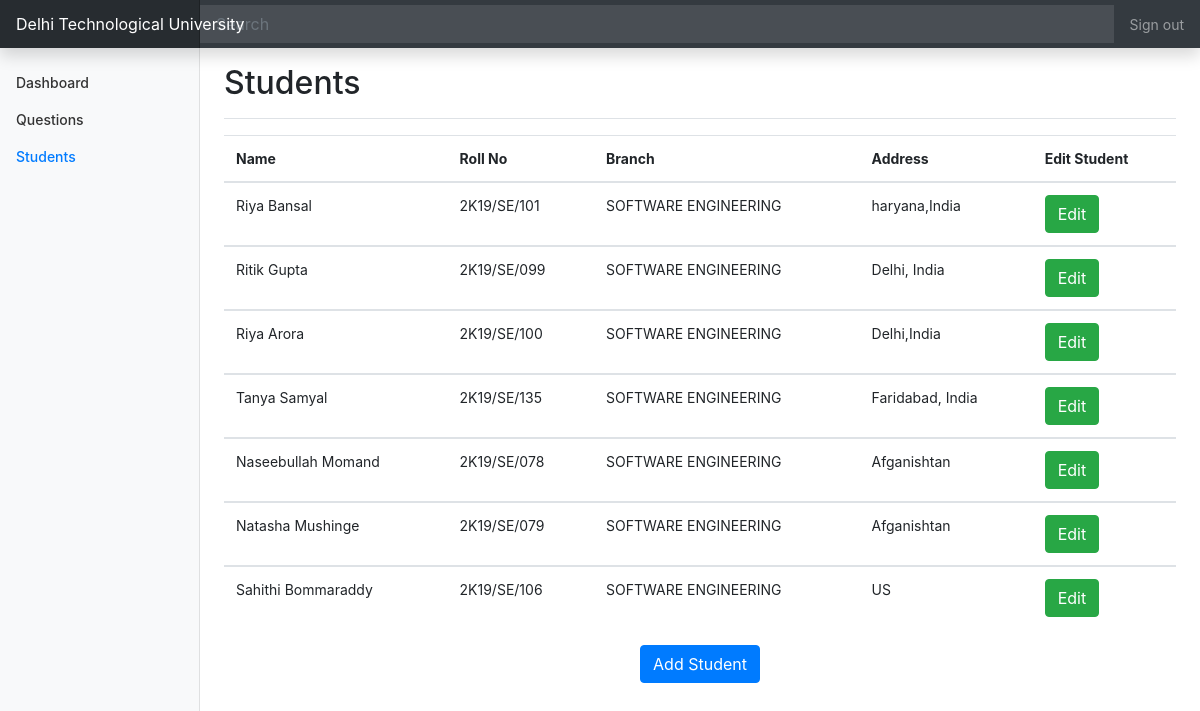
Screenshot of /admin-students.php with the database file from the repository.
### tables this page shows
CREATE TABLE `students` (
  `sid` int(11) NOT NULL,
  `roll_no` text NOT NULL,
  `email` text NOT NULL,
  `password` text NOT NULL,
  `name` text NOT NULL,
  `address` text NOT NULL,
  `att1` text NOT NULL,
  `att2` text NOT NULL,
  `att3` text NOT NULL,
  `att4` text NOT NULL,
  `att5` text NOT NULL,
  `att6` text NOT NULL,
  `branch` text NOT NULL,
  `year` text NOT NULL,
  `fee_status` text NOT NULL,
  `accountExist` int(11) NOT NULL
);

### admin-students.php (the view, shortened to what this page needs)
<?php
$link = mysqli_connect("localhost", "root", "", "admin");
?>
<!doctype html>
<html lang="en">
<head>
    <link rel="stylesheet" href="https://stackpath.bootstrapcdn.com/bootstrap/4.5.2/css/bootstrap.min.css">
    <link href="dashboard.css" rel="stylesheet">
</head>
<body>
    <nav class="navbar navbar-dark sticky-top bg-dark flex-md-nowrap p-0 shadow">
        <a class="navbar-brand col-md-3 col-lg-2 mr-0 px-3" href="#">Delhi Technological University</a>
        <input class="form-control form-control-dark w-100" type="text" placeholder="Search" aria-label="Search">
        <ul class="navbar-nav px-3">
            <li class="nav-item text-nowrap">
                <a class="nav-link" href="/virtual_college_administrator/">Sign out</a>
            </li>
        </ul>
    </nav>
    <div class="container-fluid">
        <div class="row">
            <nav id="sidebarMenu" class="col-md-3 col-lg-2 d-md-block bg-light sidebar collapse">
                <div class="sidebar-sticky pt-3">
                    <ul class="nav flex-column">
                        <li class="nav-item">
                            <a class="nav-link" href="admin-dashboard.php">
                                Dashboard <span class="sr-only">(current)</span>
                            </a>
                        </li>
                        <li class="nav-item">
                            <a class="nav-link" href="admin-questions.php">
                                Questions
                            </a>
                        </li>
                        <li class="nav-item">
                            <a class="nav-link active" href="admin-students.php">
                                Students
                            </a>
                        </li>
                    </ul>
                </div>
            </nav>
            <main role="main" class="col-md-9 ml-sm-auto col-lg-10 px-md-4">
                <div class="d-flex justify-content-between flex-wrap flex-md-nowrap align-items-center pt-3 pb-2 mb-3 border-bottom">
                    <h1 class="h2">Students</h1>
                </div>
                <table class="table">
                    <thead>
                        <tr>
                            <th scope="col">Name</th>
                            <th scope="col">Roll No</th>
                            <th scope="col">Branch</th>
                            <th scope="col">Address</th>
                            <th scope="col">Edit Student</th>
                        </tr>
                    </thead>
                    <?php
                    $query = "SELECT * FROM `students`";
                    $result = mysqli_query($link, $query);
                    while ($row = mysqli_fetch_array($result)) {
                    ?>
                        <tbody>
                            <tr>
                                <td><?php echo $row['name'] ?></td>
                                <td><?php echo $row['roll_no'] ?></td>
                                <td><?php echo $row['branch'] ?></td>
                                <td><?php echo $row['address'] ?></td>
                                <td><?php echo '<a class="btn btn-success" href="/virtual_college_administrator/edit.php?sid=' . $row["sid"] . '">Edit</button>' ?></td>
                            </tr>
                        </tbody>
                    <?php
                    }
                    ?>
                </table>
                <div class="container" style="text-align: center;">
                    <a class="btn btn-primary" href="/virtual_college_administrator/add-student.php">Add Student</a>
                </div>
            </main>
        </div>
    </div>
</body>
</html>

### dashboard.css (style rules this page uses)
body { font-size: 0.875rem; }
.sidebar { position: fixed; top: 0; bottom: 0; left: 0; z-index: 100; padding: 48px 0 0; box-shadow: inset -1px 0 0 rgba(0, 0, 0, 0.1); }
.sidebar-sticky { position: relative; top: 0; height: calc(100vh - 48px); padding-top: 0.5rem; overflow-x: hidden; overflow-y: auto; }
.sidebar .nav-link { font-weight: 500; color: #333; }
.sidebar .nav-link.active { color: #007bff; }
.navbar-brand { padding-top: 0.75rem; padding-bottom: 0.75rem; font-size: 1rem; background-color: rgba(0, 0, 0, 0.25); box-shadow: inset -1px 0 0 rgba(0, 0, 0, 0.25); }
.navbar .form-control { padding: 0.75rem 1rem; border-width: 0; border-radius: 0; }
.form-control-dark { color: #fff; background-color: rgba(255, 255, 255, 0.1); border-color: rgba(255, 255, 255, 0.1); }

### rows the page displays
students: name "Riya Bansal", roll_no "2K19/SE/101", branch "SOFTWARE ENGINEERING", address "haryana,India"
students: name "Ritik Gupta", roll_no "2K19/SE/099", branch "SOFTWARE ENGINEERING", address "Delhi, India"
students: name "Riya Arora", roll_no "2K19/SE/100", branch "SOFTWARE ENGINEERING", address "Delhi,India"
students: name "Tanya Samyal", roll_no "2K19/SE/135", branch "SOFTWARE ENGINEERING", address "Faridabad, India"
students: name "Naseebullah Momand", roll_no "2K19/SE/078", branch "SOFTWARE ENGINEERING", address "Afganishtan"
students: name "Natasha Mushinge", roll_no "2K19/SE/079", branch "SOFTWARE ENGINEERING", address "Afganishtan"
students: name "Sahithi Bommaraddy", roll_no "2K19/SE/106", branch "SOFTWARE ENGINEERING", address "US"
